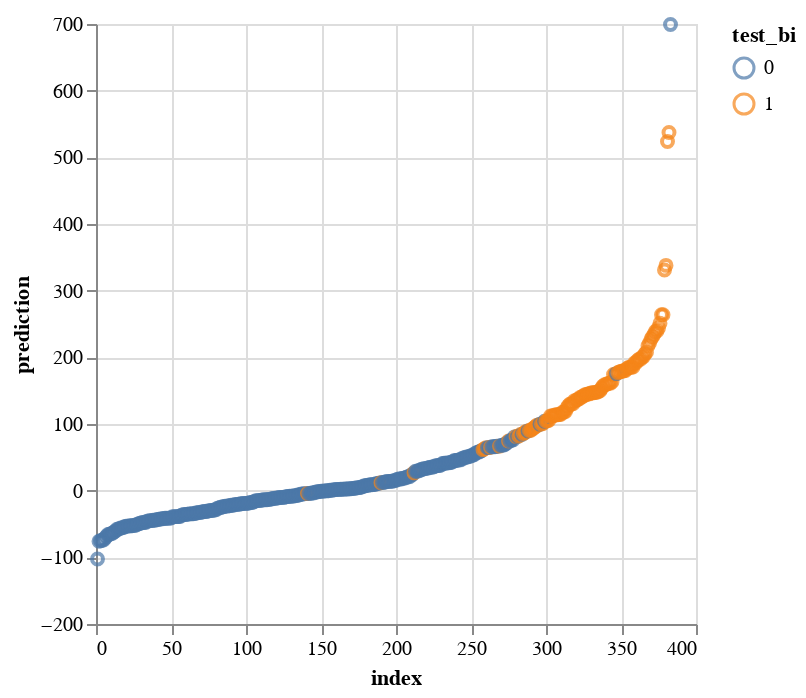

Notebook code cell kept with this figure:
### Code cell
chart

### Figure 1 — Vega specification as saved in the notebook (floating-point values rounded to 4 significant figures; data arrays with more than 128 entries replaced by an {"elided": "..."} marker saying what was removed)
{"$schema": "https://vega.github.io/schema/vega/v5.json", "data": [{"name": "source_0", "values": {"elided": "383 records"}}, {"name": "source_0_x_domain_index", "values": [{"min": 1, "max": 383}]}, {"name": "source_0_y_domain_prediction", "values": [{"min": -102.5, "max": 699.3}]}, {"name": "source_0_color_domain_test_bi", "values": [{"test_bi": 0}, {"test_bi": 1}]}], "marks": [{"type": "symbol", "name": "marks", "from": {"data": "source_0"}, "encode": {"update": {"y": {"field": "prediction", "scale": "y"}, "fill": {"value": "transparent"}, "stroke": {"field": "test_bi", "scale": "color"}, "opacity": {"value": 0.7}, "x": {"field": "index", "scale": "x"}}}, "style": ["point"]}], "scales": [{"name": "x", "type": "linear", "domain": [{"signal": "(data(\"source_0_x_domain_index\")[0] || {}).min"}, {"signal": "(data(\"source_0_x_domain_index\")[0] || {}).max"}], "range": [0, {"signal": "width"}], "zero": true, "nice": true}, {"name": "y", "type": "linear", "domain": [{"signal": "(data(\"source_0_y_domain_prediction\")[0] || {}).min"}, {"signal": "(data(\"source_0_y_domain_prediction\")[0] || {}).max"}], "range": [{"signal": "height"}, 0], "nice": true, "zero": true}, {"name": "color", "type": "ordinal", "domain": {"data": "source_0_color_domain_test_bi", "field": "test_bi", "sort": true}, "range": "category"}], "axes": [{"scale": "x", "tickCount": {"signal": "ceil(width/40)"}, "gridScale": "y", "domain": false, "labels": false, "minExtent": 0, "maxExtent": 0, "ticks": false, "zindex": 0, "orient": "bottom", "grid": true, "aria": false}, {"scale": "y", "labels": false, "gridScale": "x", "aria": false, "maxExtent": 0, "zindex": 0, "orient": "left", "minExtent": 0, "tickCount": {"signal": "ceil(height/40)"}, "domain": false, "ticks": false, "grid": true}, {"scale": "x", "grid": false, "labelFlush": true, "labelOverlap": true, "zindex": 0, "orient": "bottom", "tickCount": {"signal": "ceil(width/40)"}, "title": "index"}, {"scale": "y", "tickCount": {"signal": "ceil(height/40)"}, "orient": "left", "title": "prediction", "grid": false, "labelOverlap": true, "zindex": 0}], "background": "white", "padding": 5, "height": 300, "legends": [{"stroke": "color", "symbolType": "circle", "title": "test_bi", "encode": {"symbols": {"update": {"fill": {"value": "transparent"}, "opacity": {"value": 0.7}}}}}], "style": "cell", "width": 300}
